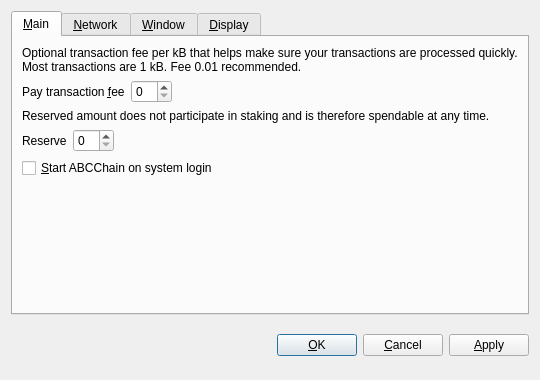
<?xml version="1.0" encoding="UTF-8"?>
<ui version="4.0">
 <class>OptionsDialog</class>
 <widget class="QDialog" name="OptionsDialog">
  <property name="geometry">
   <rect>
    <x>0</x>
    <y>0</y>
    <width>540</width>
    <height>380</height>
   </rect>
  </property>
  <property name="windowTitle">
   <string>Options</string>
  </property>
  <property name="modal">
   <bool>true</bool>
  </property>
  <layout class="QVBoxLayout" name="verticalLayout">
   <item>
    <widget class="QTabWidget" name="tabWidget">
     <property name="tabPosition">
      <enum>QTabWidget::North</enum>
     </property>
     <property name="currentIndex">
      <number>0</number>
     </property>
     <widget class="QWidget" name="tabMain">
      <attribute name="title">
       <string>&amp;Main</string>
      </attribute>
      <layout class="QVBoxLayout" name="verticalLayout_Main">
       <item>
        <widget class="QLabel" name="transactionFeeInfoLabel">
         <property name="text">
          <string>Optional transaction fee per kB that helps make sure your transactions are processed quickly. Most transactions are 1 kB. Fee 0.01 recommended.</string>
         </property>
         <property name="textFormat">
          <enum>Qt::PlainText</enum>
         </property>
         <property name="wordWrap">
          <bool>true</bool>
         </property>
        </widget>
       </item>
       <item>
        <layout class="QHBoxLayout" name="horizontalLayoutFee">
         <item>
          <widget class="QLabel" name="transactionFeeLabel">
           <property name="text">
            <string>Pay transaction &amp;fee</string>
           </property>
           <property name="textFormat">
            <enum>Qt::PlainText</enum>
           </property>
           <property name="buddy">
            <cstring>transactionFee</cstring>
           </property>
          </widget>
         </item>
         <item>
          <widget class="BitcoinAmountField" name="transactionFee"/>
         </item>
         <item>
          <spacer name="horizontalSpacerFee">
           <property name="orientation">
            <enum>Qt::Horizontal</enum>
           </property>
           <property name="sizeHint" stdset="0">
            <size>
             <width>40</width>
             <height>20</height>
            </size>
           </property>
          </spacer>
         </item>
        </layout>
       </item>
       <item>
        <widget class="QLabel" name="reserveBalanceInfoLabel">
         <property name="text">
          <string>Reserved amount does not participate in staking and is therefore spendable at any time.</string>
         </property>
         <property name="textFormat">
          <enum>Qt::PlainText</enum>
         </property>
         <property name="wordWrap">
          <bool>true</bool>
         </property>
        </widget>
       </item>
       <item>
        <layout class="QHBoxLayout" name="horizontalLayoutReserveBalance">
         <item>
          <widget class="QLabel" name="reserveBalanceLabel">
           <property name="text">
            <string>Reserve</string>
           </property>
           <property name="textFormat">
            <enum>Qt::PlainText</enum>
           </property>
           <property name="buddy">
            <cstring>reserveBalance</cstring>
           </property>
          </widget>
         </item>
         <item>
          <widget class="BitcoinAmountField" name="reserveBalance"/>
         </item>
         <item>
          <spacer name="horizontalSpacerReserveBalance">
           <property name="orientation">
            <enum>Qt::Horizontal</enum>
           </property>
           <property name="sizeHint" stdset="0">
            <size>
             <width>40</width>
             <height>20</height>
            </size>
           </property>
          </spacer>
         </item>
        </layout>
       </item>
       <item>
        <widget class="QCheckBox" name="bitcoinAtStartup">
         <property name="toolTip">
          <string>Automatically start ABCChain after logging in to the system.</string>
         </property>
         <property name="text">
          <string>&amp;Start ABCChain on system login</string>
         </property>
        </widget>
       </item>
       <item>
        <spacer name="verticalSpacer_Main">
         <property name="orientation">
          <enum>Qt::Vertical</enum>
         </property>
         <property name="sizeHint" stdset="0">
          <size>
           <width>20</width>
           <height>40</height>
          </size>
         </property>
        </spacer>
       </item>
      </layout>
     </widget>
     <widget class="QWidget" name="tabNetwork">
      <attribute name="title">
       <string>&amp;Network</string>
      </attribute>
      <layout class="QVBoxLayout" name="verticalLayout_Network">
       <item>
        <widget class="QCheckBox" name="mapPortUpnp">
         <property name="toolTip">
          <string>Automatically open the ABCChain client port on the router. This only works when your router supports UPnP and it is enabled.</string>
         </property>
         <property name="text">
          <string>Map port using &amp;UPnP</string>
         </property>
        </widget>
       </item>
       <item>
        <widget class="QCheckBox" name="connectSocks">
         <property name="toolTip">
          <string>Connect to the ABCChain network through a SOCKS5 proxy (e.g. when connecting through Tor).</string>
         </property>
         <property name="text">
          <string>&amp;Connect through SOCKS5 proxy:</string>
         </property>
        </widget>
       </item>
       <item>
        <layout class="QHBoxLayout" name="horizontalLayout_Network">
         <item>
          <widget class="QLabel" name="proxyIpLabel">
           <property name="text">
            <string>Proxy &amp;IP:</string>
           </property>
           <property name="textFormat">
            <enum>Qt::PlainText</enum>
           </property>
           <property name="buddy">
            <cstring>proxyIp</cstring>
           </property>
          </widget>
         </item>
         <item>
          <widget class="QValidatedLineEdit" name="proxyIp">
           <property name="maximumSize">
            <size>
             <width>140</width>
             <height>16777215</height>
            </size>
           </property>
           <property name="toolTip">
            <string>IP address of the proxy (e.g. 127.0.0.1)</string>
           </property>
          </widget>
         </item>
         <item>
          <widget class="QLabel" name="proxyPortLabel">
           <property name="text">
            <string>&amp;Port:</string>
           </property>
           <property name="textFormat">
            <enum>Qt::PlainText</enum>
           </property>
           <property name="buddy">
            <cstring>proxyPort</cstring>
           </property>
          </widget>
         </item>
         <item>
          <widget class="QLineEdit" name="proxyPort">
           <property name="maximumSize">
            <size>
             <width>55</width>
             <height>16777215</height>
            </size>
           </property>
           <property name="toolTip">
            <string>Port of the proxy (e.g. 9050)</string>
           </property>
          </widget>
         </item>
         <item>
          <spacer name="horizontalSpacer_Network">
           <property name="orientation">
            <enum>Qt::Horizontal</enum>
           </property>
           <property name="sizeHint" stdset="0">
            <size>
             <width>40</width>
             <height>20</height>
            </size>
           </property>
          </spacer>
         </item>
        </layout>
       </item>
       <item>
        <spacer name="verticalSpacer_Network">
         <property name="orientation">
          <enum>Qt::Vertical</enum>
         </property>
         <property name="sizeHint" stdset="0">
          <size>
           <width>20</width>
           <height>40</height>
          </size>
         </property>
        </spacer>
       </item>
      </layout>
     </widget>
     <widget class="QWidget" name="tabWindow">
      <attribute name="title">
       <string>&amp;Window</string>
      </attribute>
      <layout class="QVBoxLayout" name="verticalLayout_Window">
       <item>
        <widget class="QCheckBox" name="minimizeToTray">
         <property name="toolTip">
          <string>Show only a tray icon after minimizing the window.</string>
         </property>
         <property name="text">
          <string>&amp;Minimize to the tray instead of the taskbar</string>
         </property>
        </widget>
       </item>
       <item>
        <widget class="QCheckBox" name="minimizeOnClose">
         <property name="toolTip">
          <string>Minimize instead of exit the application when the window is closed. When this option is enabled, the application will be closed only after selecting Quit in the menu.</string>
         </property>
         <property name="text">
          <string>M&amp;inimize on close</string>
         </property>
        </widget>
       </item>
       <item>
        <spacer name="verticalSpacer_Window">
         <property name="orientation">
          <enum>Qt::Vertical</enum>
         </property>
         <property name="sizeHint" stdset="0">
          <size>
           <width>20</width>
           <height>40</height>
          </size>
         </property>
        </spacer>
       </item>
      </layout>
     </widget>
     <widget class="QWidget" name="tabDisplay">
      <attribute name="title">
       <string>&amp;Display</string>
      </attribute>
      <layout class="QVBoxLayout" name="verticalLayout_Display">
       <item>
        <layout class="QHBoxLayout" name="horizontalLayout_1_Display">
         <item>
          <widget class="QLabel" name="langLabel">
           <property name="text">
            <string>User Interface &amp;language:</string>
           </property>
           <property name="textFormat">
            <enum>Qt::PlainText</enum>
           </property>
           <property name="buddy">
            <cstring>lang</cstring>
           </property>
          </widget>
         </item>
         <item>
          <widget class="QValueComboBox" name="lang">
           <property name="toolTip">
            <string>The user interface language can be set here. This setting will take effect after restarting ABCChain.</string>
           </property>
          </widget>
         </item>
        </layout>
       </item>
       <item>
        <layout class="QHBoxLayout" name="horizontalLayout_2_Display">
         <item>
          <widget class="QLabel" name="unitLabel">
           <property name="text">
            <string>&amp;Unit to show amounts in:</string>
           </property>
           <property name="textFormat">
            <enum>Qt::PlainText</enum>
           </property>
           <property name="buddy">
            <cstring>unit</cstring>
           </property>
          </widget>
         </item>
         <item>
          <widget class="QValueComboBox" name="unit">
           <property name="toolTip">
            <string>Choose the default subdivision unit to show in the interface and when sending coins.</string>
           </property>
          </widget>
         </item>
        </layout>
       </item>
       <item>
        <widget class="QCheckBox" name="coinControlFeatures">
         <property name="toolTip">
          <string>Whether to show coin control features or not.</string>
         </property>
         <property name="text">
          <string>Display coin &amp;control features (experts only!)</string>
         </property>
        </widget>
       </item>
       <item>
        <widget class="QCheckBox" name="useBlackTheme">
         <property name="text">
          <string>Use black visual theme (requires restart)</string>
         </property>
        </widget>
       </item>
       <item>
        <spacer name="verticalSpacer_Display">
         <property name="orientation">
          <enum>Qt::Vertical</enum>
         </property>
         <property name="sizeHint" stdset="0">
          <size>
           <width>20</width>
           <height>40</height>
          </size>
         </property>
        </spacer>
       </item>
      </layout>
     </widget>
    </widget>
   </item>
   <item>
    <layout class="QHBoxLayout" name="horizontalLayout_Buttons">
     <item>
      <spacer name="horizontalSpacer_1">
       <property name="orientation">
        <enum>Qt::Horizontal</enum>
       </property>
       <property name="sizeHint" stdset="0">
        <size>
         <width>40</width>
         <height>48</height>
        </size>
       </property>
      </spacer>
     </item>
     <item>
      <widget class="QLabel" name="statusLabel">
       <property name="font">
        <font>
         <weight>75</weight>
         <bold>true</bold>
        </font>
       </property>
       <property name="text">
        <string/>
       </property>
       <property name="textFormat">
        <enum>Qt::PlainText</enum>
       </property>
       <property name="wordWrap">
        <bool>true</bool>
       </property>
      </widget>
     </item>
     <item>
      <spacer name="horizontalSpacer_2">
       <property name="orientation">
        <enum>Qt::Horizontal</enum>
       </property>
       <property name="sizeHint" stdset="0">
        <size>
         <width>40</width>
         <height>48</height>
        </size>
       </property>
      </spacer>
     </item>
     <item>
      <widget class="QPushButton" name="okButton">
       <property name="text">
        <string>&amp;OK</string>
       </property>
      </widget>
     </item>
     <item>
      <widget class="QPushButton" name="cancelButton">
       <property name="text">
        <string>&amp;Cancel</string>
       </property>
       <property name="autoDefault">
        <bool>false</bool>
       </property>
      </widget>
     </item>
     <item>
      <widget class="QPushButton" name="applyButton">
       <property name="text">
        <string>&amp;Apply</string>
       </property>
       <property name="autoDefault">
        <bool>false</bool>
       </property>
      </widget>
     </item>
    </layout>
   </item>
  </layout>
 </widget>
 <customwidgets>
  <customwidget>
   <class>BitcoinAmountField</class>
   <extends>QSpinBox</extends>
   <header>bitcoinamountfield.h</header>
  </customwidget>
  <customwidget>
   <class>QValueComboBox</class>
   <extends>QComboBox</extends>
   <header>qvaluecombobox.h</header>
  </customwidget>
  <customwidget>
   <class>QValidatedLineEdit</class>
   <extends>QLineEdit</extends>
   <header>qvalidatedlineedit.h</header>
  </customwidget>
 </customwidgets>
 <resources/>
 <connections/>
</ui>
